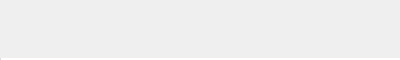
<?xml version="1.0" encoding="UTF-8"?>
<ui version="4.0">
 <class>InfoDialogTransferDelegateWidget</class>
 <widget class="QWidget" name="InfoDialogTransferDelegateWidget">
  <property name="geometry">
   <rect>
    <x>0</x>
    <y>0</y>
    <width>400</width>
    <height>60</height>
   </rect>
  </property>
  <property name="sizePolicy">
   <sizepolicy hsizetype="Preferred" vsizetype="Preferred">
    <horstretch>0</horstretch>
    <verstretch>0</verstretch>
   </sizepolicy>
  </property>
  <property name="minimumSize">
   <size>
    <width>350</width>
    <height>60</height>
   </size>
  </property>
  <property name="maximumSize">
   <size>
    <width>400</width>
    <height>60</height>
   </size>
  </property>
  <property name="windowTitle">
   <string/>
  </property>
  <property name="styleSheet">
   <string notr="true">InfoDialogTransferDelegateWidget
{
	background-color: transparent;
}

#lTransferType, #lTransferTypeActive, #lFileType, #lFileTypeActive, #lActionTransfer, #lFileTypeCompleted, #lTransferTypeCompleted, #pbTransfer, #bTransferType, #lShowInFolder
{
	border: none;
}

#lFileName, #lFileNameCompleted
{
  font-family: &quot;Lato&quot;;
  font-size: 13px;
  color: #333333;
}

#lSpeed
{
  font-family: &quot;Lato&quot;;
  font-size: 12px;
  color: #666666;
}

#lTransfers
{
  font-family: &quot;Lato&quot;;
  font-size: 12px;
  color: #666666;
}

#lElapsedTime
{
  font-family: &quot;Lato&quot;;
  font-size: 12px;
  color: #999;
}

#lRemainingTime
{
  font-family: &quot;Lato&quot;;
  font-size: 13px;
}</string>
  </property>
  <layout class="QVBoxLayout" name="verticalLayout_8">
   <property name="spacing">
    <number>0</number>
   </property>
   <property name="leftMargin">
    <number>0</number>
   </property>
   <property name="topMargin">
    <number>0</number>
   </property>
   <property name="rightMargin">
    <number>0</number>
   </property>
   <property name="bottomMargin">
    <number>0</number>
   </property>
   <item>
    <widget class="QStackedWidget" name="sTransferState">
     <property name="minimumSize">
      <size>
       <width>350</width>
       <height>60</height>
      </size>
     </property>
     <property name="maximumSize">
      <size>
       <width>400</width>
       <height>60</height>
      </size>
     </property>
     <property name="lineWidth">
      <number>0</number>
     </property>
     <property name="currentIndex">
      <number>1</number>
     </property>
     <widget class="QWidget" name="completedTransfer">
      <property name="minimumSize">
       <size>
        <width>350</width>
        <height>60</height>
       </size>
      </property>
      <property name="maximumSize">
       <size>
        <width>400</width>
        <height>60</height>
       </size>
      </property>
      <layout class="QVBoxLayout" name="verticalLayout_7">
       <property name="spacing">
        <number>0</number>
       </property>
       <property name="leftMargin">
        <number>0</number>
       </property>
       <property name="topMargin">
        <number>2</number>
       </property>
       <property name="rightMargin">
        <number>0</number>
       </property>
       <property name="bottomMargin">
        <number>0</number>
       </property>
       <item>
        <widget class="QWidget" name="wContainerCompletedData" native="true">
         <property name="minimumSize">
          <size>
           <width>0</width>
           <height>0</height>
          </size>
         </property>
         <property name="maximumSize">
          <size>
           <width>16777215</width>
           <height>16777215</height>
          </size>
         </property>
         <layout class="QHBoxLayout" name="horizontalLayout_7">
          <property name="spacing">
           <number>9</number>
          </property>
          <property name="leftMargin">
           <number>6</number>
          </property>
          <property name="topMargin">
           <number>0</number>
          </property>
          <property name="rightMargin">
           <number>12</number>
          </property>
          <property name="bottomMargin">
           <number>0</number>
          </property>
          <item>
           <widget class="QPushButton" name="lFileTypeCompleted">
            <property name="minimumSize">
             <size>
              <width>48</width>
              <height>48</height>
             </size>
            </property>
            <property name="maximumSize">
             <size>
              <width>48</width>
              <height>48</height>
             </size>
            </property>
            <property name="text">
             <string/>
            </property>
            <property name="iconSize">
             <size>
              <width>48</width>
              <height>48</height>
             </size>
            </property>
           </widget>
          </item>
          <item>
           <widget class="QWidget" name="wTransferInfo" native="true">
            <property name="sizePolicy">
             <sizepolicy hsizetype="Preferred" vsizetype="Fixed">
              <horstretch>0</horstretch>
              <verstretch>0</verstretch>
             </sizepolicy>
            </property>
            <layout class="QVBoxLayout" name="verticalLayout_5">
             <property name="spacing">
              <number>3</number>
             </property>
             <property name="leftMargin">
              <number>0</number>
             </property>
             <property name="topMargin">
              <number>2</number>
             </property>
             <property name="rightMargin">
              <number>0</number>
             </property>
             <property name="bottomMargin">
              <number>0</number>
             </property>
             <item>
              <widget class="QLabel" name="lFileNameCompleted">
               <property name="sizePolicy">
                <sizepolicy hsizetype="Preferred" vsizetype="Fixed">
                 <horstretch>0</horstretch>
                 <verstretch>0</verstretch>
                </sizepolicy>
               </property>
               <property name="minimumSize">
                <size>
                 <width>220</width>
                 <height>17</height>
                </size>
               </property>
               <property name="maximumSize">
                <size>
                 <width>16777215</width>
                 <height>17</height>
                </size>
               </property>
               <property name="text">
                <string/>
               </property>
              </widget>
             </item>
             <item>
              <layout class="QHBoxLayout" name="horizontalLayout_5">
               <property name="spacing">
                <number>8</number>
               </property>
               <item>
                <widget class="QPushButton" name="lTransferTypeCompleted">
                 <property name="minimumSize">
                  <size>
                   <width>10</width>
                   <height>12</height>
                  </size>
                 </property>
                 <property name="maximumSize">
                  <size>
                   <width>10</width>
                   <height>12</height>
                  </size>
                 </property>
                 <property name="text">
                  <string/>
                 </property>
                 <property name="iconSize">
                  <size>
                   <width>10</width>
                   <height>12</height>
                  </size>
                 </property>
                </widget>
               </item>
               <item>
                <widget class="QLabel" name="lElapsedTime">
                 <property name="sizePolicy">
                  <sizepolicy hsizetype="Preferred" vsizetype="Fixed">
                   <horstretch>0</horstretch>
                   <verstretch>0</verstretch>
                  </sizepolicy>
                 </property>
                 <property name="minimumSize">
                  <size>
                   <width>0</width>
                   <height>15</height>
                  </size>
                 </property>
                 <property name="maximumSize">
                  <size>
                   <width>16777215</width>
                   <height>15</height>
                  </size>
                 </property>
                 <property name="text">
                  <string/>
                 </property>
                </widget>
               </item>
              </layout>
             </item>
            </layout>
           </widget>
          </item>
          <item>
           <spacer name="horizontalSpacer">
            <property name="orientation">
             <enum>Qt::Horizontal</enum>
            </property>
            <property name="sizeType">
             <enum>QSizePolicy::MinimumExpanding</enum>
            </property>
            <property name="sizeHint" stdset="0">
             <size>
              <width>2</width>
              <height>20</height>
             </size>
            </property>
           </spacer>
          </item>
          <item>
           <widget class="QWidget" name="wOptions" native="true">
            <layout class="QHBoxLayout" name="horizontalLayout_6">
             <property name="spacing">
              <number>5</number>
             </property>
             <property name="leftMargin">
              <number>0</number>
             </property>
             <property name="topMargin">
              <number>0</number>
             </property>
             <property name="rightMargin">
              <number>0</number>
             </property>
             <property name="bottomMargin">
              <number>0</number>
             </property>
             <item>
              <widget class="QToolButton" name="lShowInFolder">
               <property name="minimumSize">
                <size>
                 <width>24</width>
                 <height>24</height>
                </size>
               </property>
               <property name="maximumSize">
                <size>
                 <width>24</width>
                 <height>24</height>
                </size>
               </property>
               <property name="toolTip">
                <string>Show in folder</string>
               </property>
               <property name="styleSheet">
                <string notr="true"/>
               </property>
               <property name="text">
                <string/>
               </property>
               <property name="iconSize">
                <size>
                 <width>24</width>
                 <height>24</height>
                </size>
               </property>
              </widget>
             </item>
             <item>
              <widget class="QToolButton" name="lActionTransfer">
               <property name="minimumSize">
                <size>
                 <width>24</width>
                 <height>24</height>
                </size>
               </property>
               <property name="maximumSize">
                <size>
                 <width>24</width>
                 <height>24</height>
                </size>
               </property>
               <property name="text">
                <string/>
               </property>
               <property name="iconSize">
                <size>
                 <width>24</width>
                 <height>24</height>
                </size>
               </property>
              </widget>
             </item>
            </layout>
           </widget>
          </item>
         </layout>
         <zorder>wTransferInfo</zorder>
         <zorder>lFileTypeCompleted</zorder>
         <zorder>horizontalSpacer</zorder>
         <zorder>wOptions</zorder>
        </widget>
       </item>
       <item>
        <widget class="QWidget" name="wCompletedSeparator" native="true">
         <property name="minimumSize">
          <size>
           <width>350</width>
           <height>1</height>
          </size>
         </property>
         <property name="maximumSize">
          <size>
           <width>400</width>
           <height>1</height>
          </size>
         </property>
         <property name="styleSheet">
          <string notr="true">#wCompletedSeparator
{
background-color: rgba(0, 0, 0, 8%);
}</string>
         </property>
        </widget>
       </item>
      </layout>
     </widget>
     <widget class="QWidget" name="activeTransfer">
      <property name="minimumSize">
       <size>
        <width>350</width>
        <height>60</height>
       </size>
      </property>
      <property name="maximumSize">
       <size>
        <width>400</width>
        <height>60</height>
       </size>
      </property>
      <layout class="QVBoxLayout" name="verticalLayout_3">
       <property name="leftMargin">
        <number>0</number>
       </property>
       <property name="topMargin">
        <number>0</number>
       </property>
       <property name="rightMargin">
        <number>0</number>
       </property>
       <property name="bottomMargin">
        <number>0</number>
       </property>
       <item>
        <widget class="QWidget" name="wContainer" native="true">
         <property name="minimumSize">
          <size>
           <width>350</width>
           <height>60</height>
          </size>
         </property>
         <property name="maximumSize">
          <size>
           <width>400</width>
           <height>60</height>
          </size>
         </property>
         <layout class="QVBoxLayout" name="verticalLayout_4">
          <property name="leftMargin">
           <number>0</number>
          </property>
          <property name="topMargin">
           <number>0</number>
          </property>
          <property name="rightMargin">
           <number>0</number>
          </property>
          <property name="bottomMargin">
           <number>0</number>
          </property>
          <item>
           <widget class="QWidget" name="widget" native="true">
            <property name="minimumSize">
             <size>
              <width>350</width>
              <height>60</height>
             </size>
            </property>
            <property name="maximumSize">
             <size>
              <width>400</width>
              <height>60</height>
             </size>
            </property>
            <property name="styleSheet">
             <string notr="true"/>
            </property>
            <layout class="QVBoxLayout" name="verticalLayout_6">
             <property name="spacing">
              <number>0</number>
             </property>
             <property name="leftMargin">
              <number>0</number>
             </property>
             <property name="topMargin">
              <number>0</number>
             </property>
             <property name="rightMargin">
              <number>0</number>
             </property>
             <property name="bottomMargin">
              <number>0</number>
             </property>
             <item>
              <widget class="QWidget" name="wVisualData" native="true">
               <property name="minimumSize">
                <size>
                 <width>350</width>
                 <height>0</height>
                </size>
               </property>
               <property name="maximumSize">
                <size>
                 <width>400</width>
                 <height>16777215</height>
                </size>
               </property>
               <layout class="QHBoxLayout" name="horizontalLayout_3">
                <property name="spacing">
                 <number>9</number>
                </property>
                <property name="leftMargin">
                 <number>6</number>
                </property>
                <property name="topMargin">
                 <number>2</number>
                </property>
                <property name="rightMargin">
                 <number>16</number>
                </property>
                <property name="bottomMargin">
                 <number>0</number>
                </property>
                <item>
                 <widget class="QPushButton" name="lFileType">
                  <property name="minimumSize">
                   <size>
                    <width>48</width>
                    <height>48</height>
                   </size>
                  </property>
                  <property name="maximumSize">
                   <size>
                    <width>48</width>
                    <height>48</height>
                   </size>
                  </property>
                  <property name="text">
                   <string/>
                  </property>
                  <property name="iconSize">
                   <size>
                    <width>48</width>
                    <height>48</height>
                   </size>
                  </property>
                 </widget>
                </item>
                <item>
                 <widget class="QWidget" name="wTransferItem" native="true">
                  <property name="minimumSize">
                   <size>
                    <width>200</width>
                    <height>0</height>
                   </size>
                  </property>
                  <layout class="QVBoxLayout" name="verticalLayout">
                   <property name="spacing">
                    <number>0</number>
                   </property>
                   <property name="leftMargin">
                    <number>0</number>
                   </property>
                   <property name="topMargin">
                    <number>8</number>
                   </property>
                   <property name="rightMargin">
                    <number>0</number>
                   </property>
                   <property name="bottomMargin">
                    <number>5</number>
                   </property>
                   <item>
                    <widget class="QLabel" name="lFileName">
                     <property name="sizePolicy">
                      <sizepolicy hsizetype="Preferred" vsizetype="Fixed">
                       <horstretch>0</horstretch>
                       <verstretch>0</verstretch>
                      </sizepolicy>
                     </property>
                     <property name="minimumSize">
                      <size>
                       <width>200</width>
                       <height>17</height>
                      </size>
                     </property>
                     <property name="maximumSize">
                      <size>
                       <width>16777215</width>
                       <height>17</height>
                      </size>
                     </property>
                     <property name="font">
                      <font>
                       <family>Lato</family>
                       <pointsize>-1</pointsize>
                      </font>
                     </property>
                     <property name="focusPolicy">
                      <enum>Qt::StrongFocus</enum>
                     </property>
                     <property name="text">
                      <string/>
                     </property>
                    </widget>
                   </item>
                   <item>
                    <widget class="QWidget" name="wSpeed" native="true">
                     <property name="minimumSize">
                      <size>
                       <width>0</width>
                       <height>16</height>
                      </size>
                     </property>
                     <property name="maximumSize">
                      <size>
                       <width>16777215</width>
                       <height>16</height>
                      </size>
                     </property>
                     <layout class="QHBoxLayout" name="horizontalLayout_2">
                      <property name="spacing">
                       <number>5</number>
                      </property>
                      <property name="leftMargin">
                       <number>0</number>
                      </property>
                      <property name="topMargin">
                       <number>0</number>
                      </property>
                      <property name="rightMargin">
                       <number>0</number>
                      </property>
                      <property name="bottomMargin">
                       <number>0</number>
                      </property>
                      <item>
                       <widget class="QLabel" name="lTransferType">
                        <property name="sizePolicy">
                         <sizepolicy hsizetype="Fixed" vsizetype="Fixed">
                          <horstretch>0</horstretch>
                          <verstretch>0</verstretch>
                         </sizepolicy>
                        </property>
                        <property name="minimumSize">
                         <size>
                          <width>16</width>
                          <height>16</height>
                         </size>
                        </property>
                        <property name="maximumSize">
                         <size>
                          <width>16</width>
                          <height>16</height>
                         </size>
                        </property>
                        <property name="focusPolicy">
                         <enum>Qt::NoFocus</enum>
                        </property>
                        <property name="styleSheet">
                         <string notr="true">border: none;</string>
                        </property>
                        <property name="text">
                         <string/>
                        </property>
                        <property name="alignment">
                         <set>Qt::AlignCenter</set>
                        </property>
                       </widget>
                      </item>
                      <item>
                       <widget class="QLabel" name="lSpeed">
                        <property name="minimumSize">
                         <size>
                          <width>0</width>
                          <height>16</height>
                         </size>
                        </property>
                        <property name="maximumSize">
                         <size>
                          <width>16777215</width>
                          <height>16</height>
                         </size>
                        </property>
                        <property name="text">
                         <string/>
                        </property>
                       </widget>
                      </item>
                     </layout>
                    </widget>
                   </item>
                  </layout>
                 </widget>
                </item>
                <item>
                 <spacer name="horizontalSpacer_2">
                  <property name="orientation">
                   <enum>Qt::Horizontal</enum>
                  </property>
                  <property name="sizeHint" stdset="0">
                   <size>
                    <width>40</width>
                    <height>20</height>
                   </size>
                  </property>
                 </spacer>
                </item>
                <item>
                 <widget class="QPushButton" name="bClockDown">
                  <property name="sizePolicy">
                   <sizepolicy hsizetype="Maximum" vsizetype="Minimum">
                    <horstretch>0</horstretch>
                    <verstretch>0</verstretch>
                   </sizepolicy>
                  </property>
                  <property name="minimumSize">
                   <size>
                    <width>15</width>
                    <height>15</height>
                   </size>
                  </property>
                  <property name="maximumSize">
                   <size>
                    <width>15</width>
                    <height>15</height>
                   </size>
                  </property>
                  <property name="focusPolicy">
                   <enum>Qt::NoFocus</enum>
                  </property>
                  <property name="text">
                   <string/>
                  </property>
                  <property name="icon">
                   <iconset>
                    <normalon>:/images/clock_ico.png</normalon>
                   </iconset>
                  </property>
                  <property name="iconSize">
                   <size>
                    <width>15</width>
                    <height>15</height>
                   </size>
                  </property>
                  <property name="flat">
                   <bool>true</bool>
                  </property>
                 </widget>
                </item>
                <item>
                 <widget class="QLabel" name="lRemainingTime">
                  <property name="sizePolicy">
                   <sizepolicy hsizetype="Minimum" vsizetype="Preferred">
                    <horstretch>0</horstretch>
                    <verstretch>0</verstretch>
                   </sizepolicy>
                  </property>
                  <property name="minimumSize">
                   <size>
                    <width>0</width>
                    <height>0</height>
                   </size>
                  </property>
                  <property name="maximumSize">
                   <size>
                    <width>64</width>
                    <height>16777215</height>
                   </size>
                  </property>
                  <property name="text">
                   <string/>
                  </property>
                  <property name="alignment">
                   <set>Qt::AlignRight|Qt::AlignTrailing|Qt::AlignVCenter</set>
                  </property>
                 </widget>
                </item>
               </layout>
              </widget>
             </item>
             <item>
              <widget class="QWidget" name="wProgressBar" native="true">
               <property name="sizePolicy">
                <sizepolicy hsizetype="Preferred" vsizetype="Fixed">
                 <horstretch>0</horstretch>
                 <verstretch>0</verstretch>
                </sizepolicy>
               </property>
               <property name="minimumSize">
                <size>
                 <width>0</width>
                 <height>2</height>
                </size>
               </property>
               <property name="maximumSize">
                <size>
                 <width>16777215</width>
                 <height>2</height>
                </size>
               </property>
               <property name="styleSheet">
                <string notr="true">#wProgressBar
{
	margin-top: 1px;
	background-color: rgba(0, 0, 0, 8%);
}</string>
               </property>
               <layout class="QVBoxLayout" name="verticalLayout_2">
                <property name="spacing">
                 <number>0</number>
                </property>
                <property name="leftMargin">
                 <number>0</number>
                </property>
                <property name="topMargin">
                 <number>0</number>
                </property>
                <property name="rightMargin">
                 <number>0</number>
                </property>
                <property name="bottomMargin">
                 <number>0</number>
                </property>
                <item>
                 <widget class="QProgressBar" name="pbTransfer">
                  <property name="sizePolicy">
                   <sizepolicy hsizetype="Expanding" vsizetype="Minimum">
                    <horstretch>0</horstretch>
                    <verstretch>0</verstretch>
                   </sizepolicy>
                  </property>
                  <property name="minimumSize">
                   <size>
                    <width>350</width>
                    <height>2</height>
                   </size>
                  </property>
                  <property name="maximumSize">
                   <size>
                    <width>400</width>
                    <height>2</height>
                   </size>
                  </property>
                  <property name="styleSheet">
                   <string notr="true"/>
                  </property>
                  <property name="maximum">
                   <number>1000</number>
                  </property>
                  <property name="value">
                   <number>0</number>
                  </property>
                  <property name="textVisible">
                   <bool>false</bool>
                  </property>
                 </widget>
                </item>
               </layout>
              </widget>
             </item>
            </layout>
           </widget>
          </item>
         </layout>
        </widget>
       </item>
      </layout>
     </widget>
    </widget>
   </item>
  </layout>
 </widget>
 <resources/>
 <connections/>
</ui>
